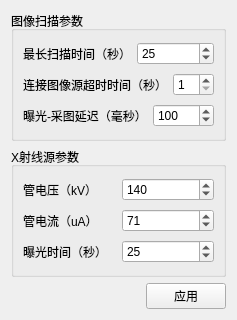
<?xml version="1.0" encoding="UTF-8"?>
<ui version="4.0">
 <class>SysSettingsWidget</class>
 <widget class="QWidget" name="SysSettingsWidget">
  <property name="geometry">
   <rect>
    <x>0</x>
    <y>0</y>
    <width>236</width>
    <height>320</height>
   </rect>
  </property>
  <property name="windowTitle">
   <string>Form</string>
  </property>
  <layout class="QVBoxLayout" name="verticalLayout_3">
   <item>
    <widget class="QGroupBox" name="scanParamsGrpBox">
     <property name="title">
      <string>图像扫描参数</string>
     </property>
     <layout class="QVBoxLayout" name="verticalLayout_2">
      <item>
       <layout class="QHBoxLayout" name="horizontalLayout_4">
        <item>
         <widget class="QLabel" name="maxScanDuraLbl">
          <property name="text">
           <string>最长扫描时间（秒）</string>
          </property>
         </widget>
        </item>
        <item>
         <widget class="QSpinBox" name="maxScanDuraSpinBox">
          <property name="minimum">
           <number>1</number>
          </property>
          <property name="maximum">
           <number>30</number>
          </property>
          <property name="value">
           <number>25</number>
          </property>
         </widget>
        </item>
       </layout>
      </item>
      <item>
       <layout class="QHBoxLayout" name="horizontalLayout_5">
        <item>
         <widget class="QLabel" name="connDataSrcTimeoutLbl">
          <property name="text">
           <string>连接图像源超时时间（秒）</string>
          </property>
         </widget>
        </item>
        <item>
         <widget class="QSpinBox" name="connDataSrcTimeoutSpinBox">
          <property name="minimum">
           <number>1</number>
          </property>
         </widget>
        </item>
       </layout>
      </item>
      <item>
       <layout class="QHBoxLayout" name="horizontalLayout_7">
        <item>
         <widget class="QLabel" name="expoCollDelayLbl">
          <property name="text">
           <string>曝光-采图延迟（毫秒）</string>
          </property>
         </widget>
        </item>
        <item>
         <widget class="QSpinBox" name="expoCollDelaySpinBox">
          <property name="minimum">
           <number>0</number>
          </property>
          <property name="maximum">
           <number>2000</number>
          </property>
          <property name="value">
           <number>100</number>
          </property>
         </widget>
        </item>
       </layout>
      </item>
     </layout>
    </widget>
   </item>
   <item>
    <widget class="QGroupBox" name="hvParamsGrpBox">
     <property name="title">
      <string>X射线源参数</string>
     </property>
     <layout class="QVBoxLayout" name="verticalLayout">
      <item>
       <layout class="QHBoxLayout" name="horizontalLayout">
        <item>
         <widget class="QLabel" name="tubeVoltKvLbl">
          <property name="text">
           <string>管电压（kV）</string>
          </property>
         </widget>
        </item>
        <item>
         <widget class="QSpinBox" name="tubeVoltKvSpinBox">
          <property name="minimum">
           <number>1</number>
          </property>
          <property name="maximum">
           <number>150</number>
          </property>
          <property name="value">
           <number>140</number>
          </property>
         </widget>
        </item>
       </layout>
      </item>
      <item>
       <layout class="QHBoxLayout" name="horizontalLayout_2">
        <item>
         <widget class="QLabel" name="tubeCurrentLbl">
          <property name="text">
           <string>管电流（uA）</string>
          </property>
         </widget>
        </item>
        <item>
         <widget class="QDoubleSpinBox" name="tubeCurrentSpinBox">
          <property name="decimals">
           <number>0</number>
          </property>
          <property name="minimum">
           <double>1.000000000000000</double>
          </property>
          <property name="maximum">
           <double>1000.000000000000000</double>
          </property>
          <property name="value">
           <double>71.000000000000000</double>
          </property>
         </widget>
        </item>
       </layout>
      </item>
      <item>
       <layout class="QHBoxLayout" name="horizontalLayout_3">
        <item>
         <widget class="QLabel" name="expoDuraLbl">
          <property name="text">
           <string>曝光时间（秒）</string>
          </property>
         </widget>
        </item>
        <item>
         <widget class="QDoubleSpinBox" name="expoDuraSpinBox">
          <property name="decimals">
           <number>0</number>
          </property>
          <property name="minimum">
           <double>1.000000000000000</double>
          </property>
          <property name="value">
           <double>25.000000000000000</double>
          </property>
         </widget>
        </item>
       </layout>
      </item>
     </layout>
    </widget>
   </item>
   <item>
    <layout class="QHBoxLayout" name="horizontalLayout_6">
     <item>
      <spacer name="horizontalSpacer">
       <property name="orientation">
        <enum>Qt::Horizontal</enum>
       </property>
       <property name="sizeHint" stdset="0">
        <size>
         <width>40</width>
         <height>20</height>
        </size>
       </property>
      </spacer>
     </item>
     <item>
      <widget class="QPushButton" name="pushButton">
       <property name="text">
        <string>应用</string>
       </property>
      </widget>
     </item>
    </layout>
   </item>
  </layout>
 </widget>
 <resources/>
 <connections/>
</ui>
